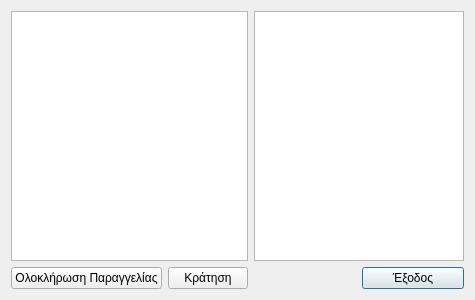
<?xml version="1.0" encoding="UTF-8"?>
<ui version="4.0">
 <class>tableMenu</class>
 <widget class="QDialog" name="tableMenu">
  <property name="geometry">
   <rect>
    <x>0</x>
    <y>0</y>
    <width>475</width>
    <height>300</height>
   </rect>
  </property>
  <property name="windowTitle">
   <string>Μενού Τραπεζιού</string>
  </property>
  <layout class="QGridLayout" name="gridLayout">
   <item row="1" column="1">
    <layout class="QHBoxLayout" name="horizontalLayout">
     <item>
      <widget class="QLabel" name="total">
       <property name="text">
        <string/>
       </property>
      </widget>
     </item>
     <item>
      <widget class="QPushButton" name="exitTable">
       <property name="text">
        <string>Έξοδος</string>
       </property>
      </widget>
     </item>
    </layout>
   </item>
   <item row="1" column="0">
    <layout class="QHBoxLayout" name="horizontalLayout_2">
     <item>
      <widget class="QPushButton" name="finishOrder">
       <property name="text">
        <string>Ολοκλήρωση Παραγγελίας</string>
       </property>
      </widget>
     </item>
     <item>
      <widget class="QPushButton" name="reserveTable">
       <property name="text">
        <string>Κράτηση</string>
       </property>
      </widget>
     </item>
    </layout>
   </item>
   <item row="0" column="0">
    <widget class="QListWidget" name="currentOrders"/>
   </item>
   <item row="0" column="1">
    <widget class="QListWidget" name="products"/>
   </item>
  </layout>
 </widget>
 <resources/>
 <connections/>
</ui>
